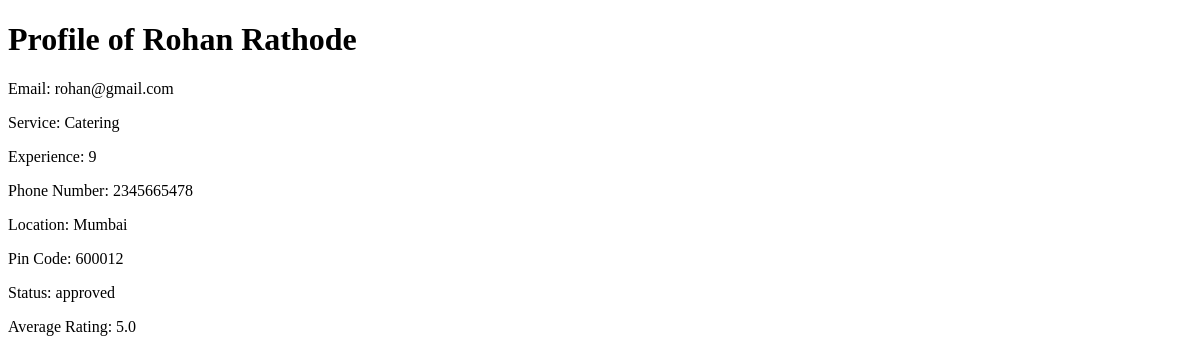
Page /professional_profile/1 on the earlier database version.
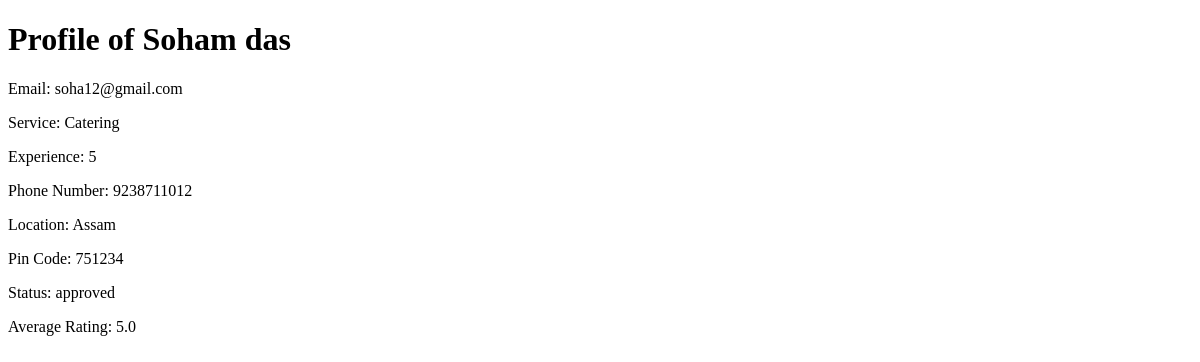
Same page on the later database version.
### backend/models.py (models this page shows)
class Prof_Info(db.Model):
    __tablename__="prof_info"
    id=db.Column(db.Integer,primary_key=True)
    email=db.Column(db.String,unique=True,nullable=False)
    password=db.Column(db.String,nullable=False)
    role=db.Column(db.Integer,default=2)
    full_name=db.Column(db.String,nullable=False)
    service_name=db.Column(db.Integer, db.ForeignKey("service.id"), nullable=False)
    experience=db.Column(db.Integer,nullable=False)
    location=db.Column(db.String,nullable=False)
    pin_code=db.Column(db.Integer,nullable=False)
    prof_status=db.Column(db.String,default='requested')#requested,approved,rejected,blocked
    service=db.relationship("Service",back_populates="professionals")
    phone=db.Column(db.Integer,nullable=False, unique=True)

### backend/controllers.py (the view)
@app.route("/professional_profile/<int:id>")
def view_professional_profile(id):
    professional = Prof_Info.query.get(id)
    if professional:
        ratings = Service_req.query.filter_by(prof_id=id).all()
        ratings = [rating.rating for rating in ratings if rating.rating is not None]
        if ratings:
            average_rating = sum(ratings) / len(ratings)
        else:
            average_rating = 0
        return render_template("professional_profile.html", professional=professional, average_rating=average_rating)
    else:
        return "Professional not found", 404

### templates/professional_profile.html (shortened to what this page needs)
<!DOCTYPE html>
<html lang="en">
<head>
</head>
<body>
    <h1>Profile of {{ professional.full_name }}</h1>
    <p>Email: {{ professional.email }}</p>
    <p>Service: {{ professional.service.name }}</p>
    <p>Experience: {{ professional.experience }}</p>
    <p>Phone Number: {{ professional.phone }}</p>
    <p>Location: {{ professional.location }}</p>
    <p>Pin Code: {{ professional.pin_code }}</p>
    <p>Status: {{ professional.prof_status }}</p>
    <p>Average Rating: {{ average_rating }}</p>
</body>
</html>

Differences in the rows shown:
changed Prof_Info "approved": full_name "Rohan Rathode" → "Soham das"; email "rohan@gmail.com" → "soha12@gmail.com"; experience "9" → "5"; phone "2345665478" → "9238711012"; location "Mumbai" → "Assam"; pin_code "600012" → "751234"
